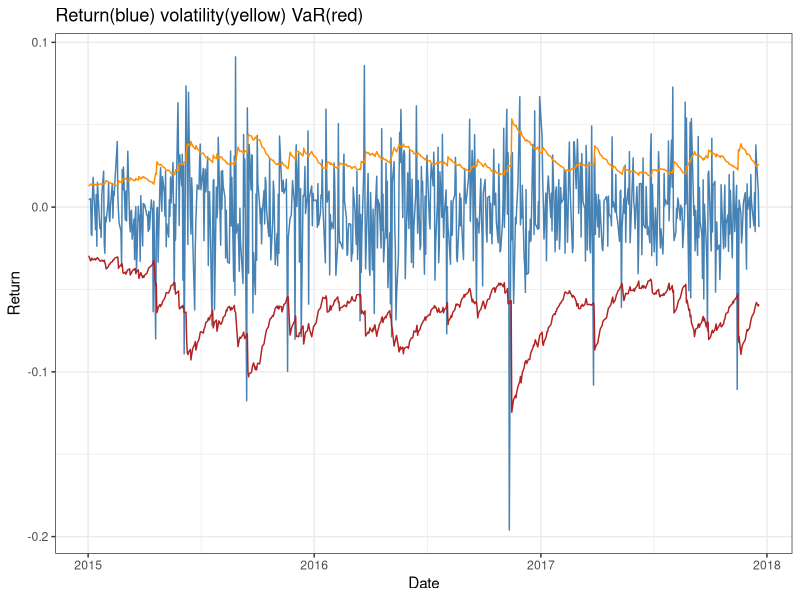
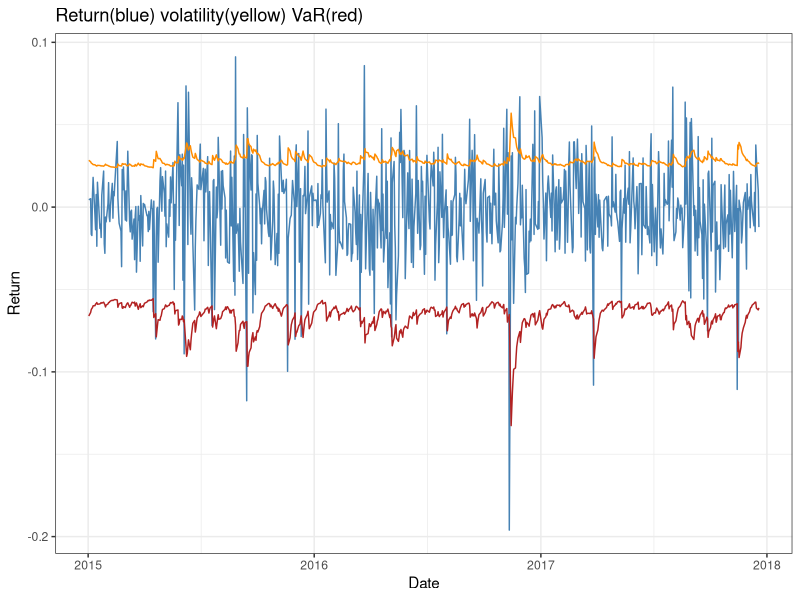
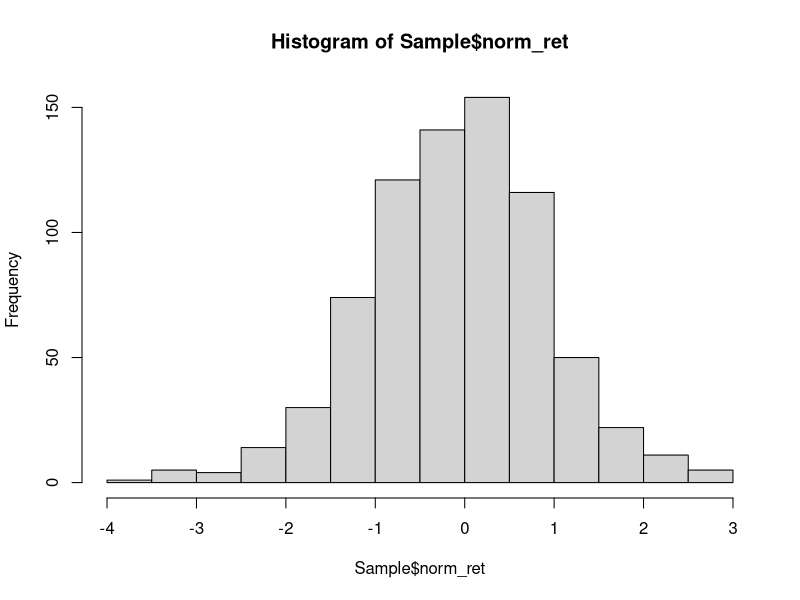
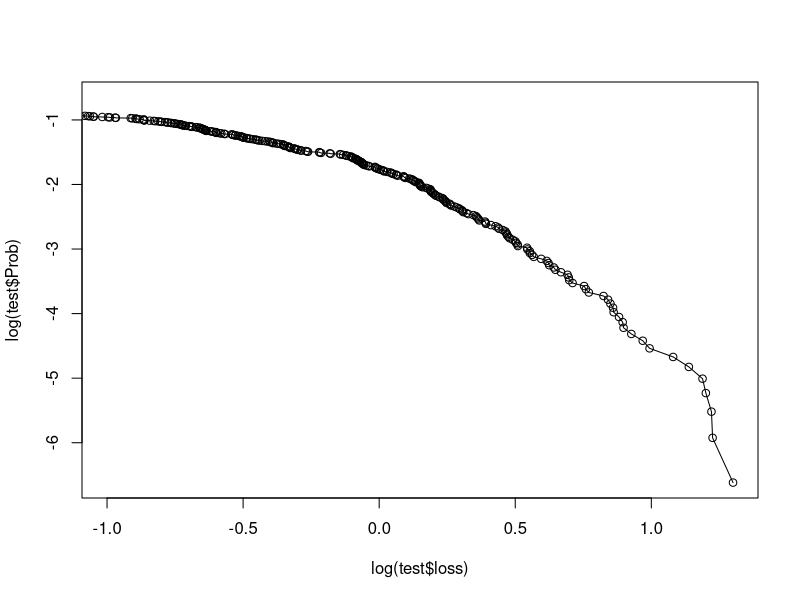

Recreate these plots in R, in order.
## ---- chunk 1
library(data.table)
library(ggplot2)
library(dplyr)
options(digits = 8, warn = -1)

####################################################################
#                           Question 1                             #
####################################################################
data = read.csv("hw3_return.csv") %>% as.data.table()
data[,Date := as.Date(as.character(Date),format="%m/%d/%Y")]
data[,lag_ret := shift(Return)]
data = na.omit(data)
data[,volatilty := sd(lag_ret)]

data[,`:=`(Year = as.integer(format(Date,"%Y")), Month = as.integer(format(Date,"%m")))]
setkey(data,Year)
lambda = 0.94
sigma0 = sd(data[.(2014)]$Return)
Sample = data[.(2015:2017)]
volatility = c(sigma0)
for(i in 1:length(Sample$Return)){
  volatility[i+1] = sqrt(lambda*volatility[i]^2+(1-lambda)*Sample$lag_ret[i]^2)
}
n = Sample$Return
Sample[,estimate := volatility[-length(n)]]
Sample[,VaR := -(qnorm(0.01,0,1)*estimate)]

qplot(Date,Return,data = Sample, geom = "line", color = I("steelblue"),
      main = "Return(blue) volatility(yellow) VaR(red)") +
  theme_bw() + geom_line(aes(y=-VaR),color = "firebrick") +
  geom_line(aes(y=estimate),color="darkorange")

exceptions = sum((-Sample$VaR)>Sample$Return)
print(paste("exceptions:",exceptions,sep = " "))
## ---- chunk 2
####################################################################
#                           Question 2                             #
####################################################################
garch=function(w,a,b,eps){
  l=length(eps)
  sigma_2=c(w/(1-a-b))
  for (i in 1:l){
    sigma_2[i+1]=w+a*eps[i]^2+b*sigma_2[i]
  }
  return (sigma_2)
}

loglike=function(vP,eps=data[.(2015:2017)]$Return){
  w=vP[1]; a=vP[2]; b=vP[3]
  sigma_2=garch(w,a,b,eps)
  logL=-sum(-log(sigma_2)-(eps^2)/sigma_2)
  return (logL)
}

vP0=c(0.2,0.5,0.4)
coeff = optim(fn=loglike,par=vP0)$par

sigma = sqrt(garch(coeff[1],coeff[2],coeff[3],data[.(2015:2017)]$Return))
GARCH_VaR = -(qnorm(0.01,0,1)*sigma)
qplot(Date,Return,data = Sample, geom = "line",color = I("steelblue"),
      main = "Return(blue) volatility(yellow) VaR(red)")+
  geom_line(aes(y=-GARCH_VaR[-length(GARCH_VaR)]),color = "firebrick")+
  geom_line(aes(y=sigma[-length(sigma)]),color = "darkorange")+theme_bw()

exceptions = sum((-GARCH_VaR[-length(GARCH_VaR)])>Sample$Return)
print(paste("exceptions:",exceptions,sep = " "))
## ---- chunk 3
####################################################################
#                           Question 3                             #
####################################################################
Sample[,vol := sd(Return),by=list(Year,Month)]
Sample[,norm_ret := Return/vol]
hist(Sample$norm_ret)

setorder(Sample,norm_ret)
Sample[,loss := -norm_ret]
Sample[,Rank := .I]
Sample[,`:=` (Prob = Rank/length(Sample$Date))]
test = Sample[loss > 0,]
lm.out = lm(log(Prob)~log(loss), data = test)
psy = -1/coef(lm.out)[2]
plot(log(test$loss),log(test$Prob),type="o",xlim=c(-1.0,1.3))

loglike_Pareto = function(para){
  beta = para[1]
  psy = para[2]
  loss = -Sample$norm_ret
  u = quantile(loss,0.95)
  v = loss[loss>u]
  logsum = -sum(log((1+psy*(v-u)/beta)^(-1/psy-1)/beta))
  return(logsum)
}

coeff = optim(fn = loglike_Pareto, par = c(0.8,0.9))$par

loss = -Sample$norm_ret
u = quantile(loss,0.95)
N = length(Sample$norm_ret)
Nu = sum(loss>=u)
VaR_Pareto = (((N/Nu)*0.01)^(-coeff[2])-1)*coeff[1]/coeff[2]+u
a = quantile(loss,0.99,type=1)

print(paste("Generalized Pareto distribution estimates: beta =",coeff[1],
            "xi =", coeff[2]))
print(paste("Last day VaR:",VaR_Pareto,sep=" "))
print(paste("Loss at 99% quantile:",a,sep=" "))
